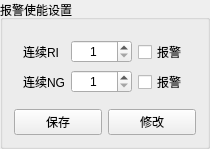
    <widget class="QGroupBox" name="groupBox_6">
     <property name="title">
      <string>报警使能设置</string>
     </property>
     <layout class="QVBoxLayout" name="verticalLayout">
      <item>
       <widget class="QWidget" name="widget_alarm" native="true">
        <layout class="QGridLayout" name="gridLayout_5">
         <item row="0" column="0">
          <widget class="QLabel" name="label_13">
           <property name="text">
            <string>连续RI</string>
           </property>
          </widget>
         </item>
         <item row="0" column="1" colspan="2">
          <widget class="QSpinBox" name="spinBox_Ri_Max_alarm">
           <property name="minimumSize">
            <size>
             <width>40</width>
             <height>0</height>
            </size>
           </property>
           <property name="alignment">
            <set>Qt::AlignCenter</set>
           </property>
           <property name="minimum">
            <number>1</number>
           </property>
           <property name="maximum">
            <number>99999</number>
           </property>
          </widget>
         </item>
         <item row="0" column="3">
          <widget class="QCheckBox" name="checkBox_RiMax_alarm">
           <property name="text">
            <string>报警</string>
           </property>
          </widget>
         </item>
         <item row="1" column="3">
          <widget class="QCheckBox" name="checkBox_NgMax_alarm">
           <property name="text">
            <string>报警</string>
           </property>
          </widget>
         </item>
         <item row="1" column="0">
          <widget class="QLabel" name="label_15">
           <property name="text">
            <string>连续NG</string>
           </property>
          </widget>
         </item>
         <item row="1" column="1" colspan="2">
          <widget class="QSpinBox" name="spinBox_Ng_Max_alarm">
           <property name="minimumSize">
            <size>
             <width>40</width>
             <height>0</height>
            </size>
           </property>
           <property name="alignment">
            <set>Qt::AlignCenter</set>
           </property>
           <property name="minimum">
            <number>1</number>
           </property>
           <property name="maximum">
            <number>99999</number>
           </property>
          </widget>
         </item>
        </layout>
       </widget>
      </item>
      <item>
       <layout class="QHBoxLayout" name="horizontalLayout_2">
        <item>
         <widget class="QPushButton" name="pushButton_warn_Ok">
          <property name="sizePolicy">
           <sizepolicy hsizetype="Preferred" vsizetype="Fixed">
            <horstretch>0</horstretch>
            <verstretch>0</verstretch>
           </sizepolicy>
          </property>
          <property name="minimumSize">
           <size>
            <width>45</width>
            <height>0</height>
           </size>
          </property>
          <property name="maximumSize">
           <size>
            <width>90</width>
            <height>16777215</height>
           </size>
          </property>
          <property name="text">
           <string>保存</string>
          </property>
         </widget>
        </item>
        <item>
         <widget class="QPushButton" name="pushButton_warn_Cancel">
          <property name="sizePolicy">
           <sizepolicy hsizetype="Preferred" vsizetype="Fixed">
            <horstretch>0</horstretch>
            <verstretch>0</verstretch>
           </sizepolicy>
          </property>
          <property name="minimumSize">
           <size>
            <width>45</width>
            <height>0</height>
           </size>
          </property>
          <property name="maximumSize">
           <size>
            <width>90</width>
            <height>16777215</height>
           </size>
          </property>
          <property name="text">
           <string>修改</string>
          </property>
         </widget>
        </item>
       </layout>
      </item>
     </layout>
    </widget>
